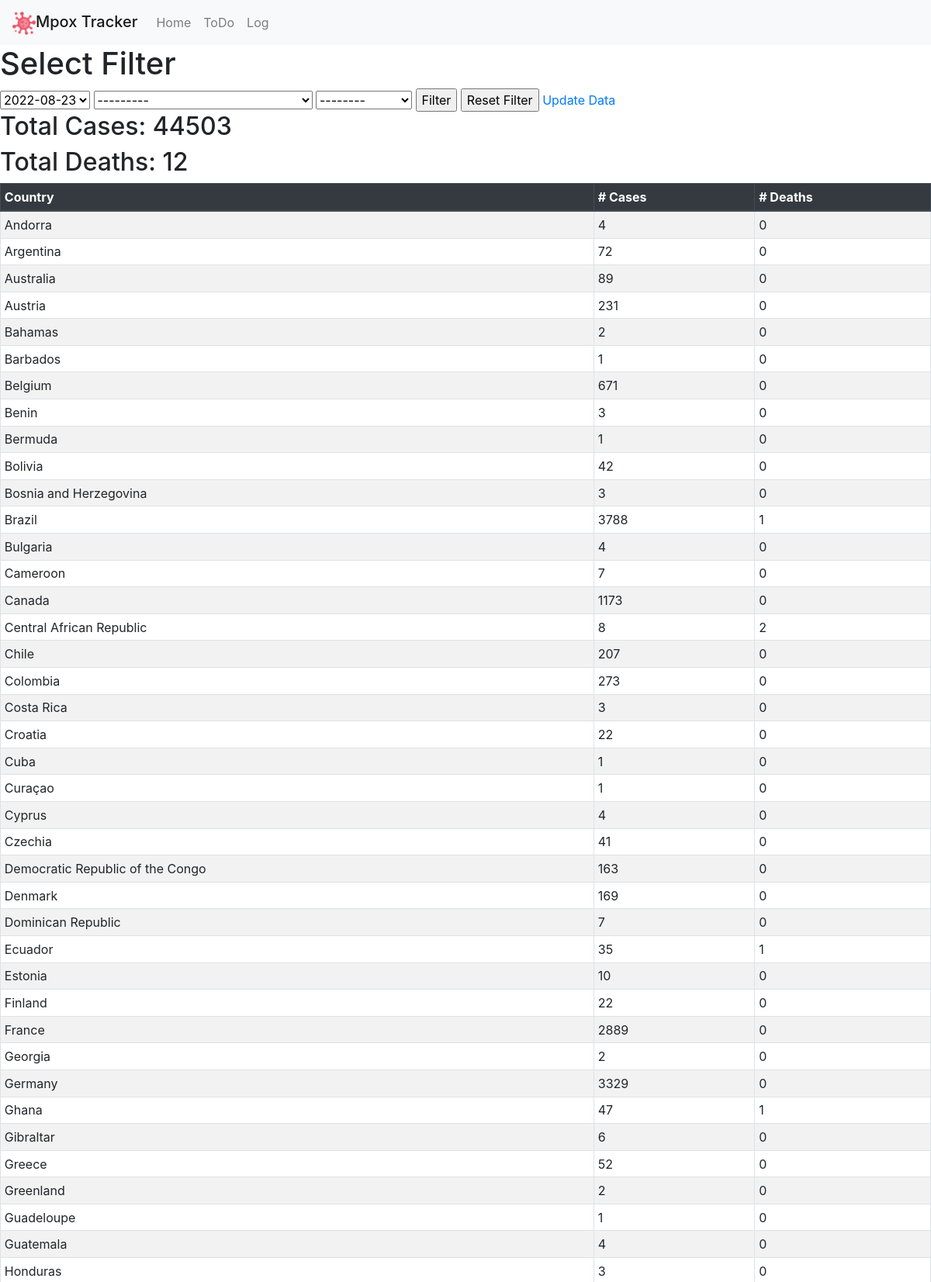
The page / (upper part) on the database its author committed.
### app/models.py (models this page shows)
class CaseEntry(models.Model):
    class Meta:
        unique_together = (('country', 'date'),)
    id = models.IntegerField(primary_key = True)
    country = models.CharField(max_length=50)
    numCases = models.IntegerField()
    numDeaths = models.IntegerField()
    endemic = models.BooleanField()
    date = models.DateField()

### app/views.py (the view, shortened to what this page needs)
# urls.py: path('', views.index, name="index"),
def index(request):
    message = 'Select Filter'
    if request.method == 'GET':
        latestDate = CaseEntry.objects.latest('date').date
        cases = CaseEntry.objects.filter(date=latestDate).order_by('country').values()
        totalC = cases.aggregate(Sum('numCases'))['numCases__sum']
        totalD = cases.aggregate(Sum('numDeaths'))['numDeaths__sum']
        context = {
            'message': message,
            'cases': cases,
            'totalC': totalC,
            'totalD': totalD,
            'form': Filter(initial= {'date': latestDate})   # form default date is latest
        }
        return render(request, "app/index.html", context)

### app/forms.py
class Filter(forms.Form):
    CHOICES = [
        ('', '--------'),
        ('numCases', 'Cases (min)'),
        ('-numCases', 'Cases (max)'),
        ('numDeaths', 'Deaths (min)'),
        ('-numDeaths', 'Deaths (max)')
    ]
    date = forms.ModelChoiceField(queryset=CaseEntry.objects.values_list('date', flat=True).distinct(), required=True, label='Date:')
    country = forms.ModelChoiceField(queryset=CaseEntry.objects.values_list('country', flat=True).distinct(), required=False, label='Country:')
    reportBy = forms.ChoiceField(choices=CHOICES, required=False, label='Report By')

### app/templates/app/index.html (shortened to what this page needs)
{% extends "app/layout.html" %}
{% block body %}
<h1>{{message}}</h1>
<form action="{% url 'index' %}" method="post" name="getDate">
    {{ form.date }}
    {{ form.country }}
    {{ form.reportBy }}
    <input type="submit" value="Filter" name="filter">
    <input type="submit" value="Reset Filter" name="unfilter">
    <a href="{% url 'update' %}">Update Data</a>
</form>
{% if cases %}
<h2>Total Cases: {{ totalC }}</h2>
<h2>Total Deaths: {{ totalD }}</h2>
<table class="table table-striped table-bordered table-hover table-sm">
    <thead class="thead-dark">
        <tr>
            <th scope="col">Country</th>
            <th scope="col"># Cases</th>
            <th scope="col"># Deaths</th>
        </tr>
    </thead>
    <tbody>
        {% for case in cases %}
        <tr>
            <td>{{case.country}}</td>
            <td>{{case.numCases}}</td>
            <td>{{case.numDeaths}}</td>
        </tr>
        {% endfor %}
    </tbody>
</table>
{% else %}
<h2>No case data found for this date</h2>
{% endif %}
{% endblock %}

### rows shown on the page
CaseEntry: country "Andorra", numCases "4", numDeaths "0"
CaseEntry: country "Argentina", numCases "72", numDeaths "0"
CaseEntry: country "Australia", numCases "89", numDeaths "0"
CaseEntry: country "Austria", numCases "231", numDeaths "0"
CaseEntry: country "Bahamas", numCases "2", numDeaths "0"
CaseEntry: country "Barbados", numCases "1", numDeaths "0"
CaseEntry: country "Belgium", numCases "671", numDeaths "0"
CaseEntry: country "Benin", numCases "3", numDeaths "0"
CaseEntry: country "Bermuda", numCases "1", numDeaths "0"
CaseEntry: country "Bolivia", numCases "42", numDeaths "0"
CaseEntry: country "Bosnia and Herzegovina", numCases "3", numDeaths "0"
CaseEntry: country "Brazil", numCases "3788", numDeaths "1"
CaseEntry: country "Bulgaria", numCases "4", numDeaths "0"
CaseEntry: country "Cameroon", numCases "7", numDeaths "0"
CaseEntry: country "Canada", numCases "1173", numDeaths "0"
CaseEntry: country "Central African Republic", numCases "8", numDeaths "2"
CaseEntry: country "Chile", numCases "207", numDeaths "0"
CaseEntry: country "Colombia", numCases "273", numDeaths "0"
CaseEntry: country "Costa Rica", numCases "3", numDeaths "0"
CaseEntry: country "Croatia", numCases "22", numDeaths "0"
CaseEntry: country "Cuba", numCases "1", numDeaths "0"
CaseEntry: country "Curaçao", numCases "1", numDeaths "0"
CaseEntry: country "Cyprus", numCases "4", numDeaths "0"
CaseEntry: country "Czechia", numCases "41", numDeaths "0"
CaseEntry: country "Democratic Republic of the Congo", numCases "163", numDeaths "0"
CaseEntry: country "Denmark", numCases "169", numDeaths "0"
CaseEntry: country "Dominican Republic", numCases "7", numDeaths "0"
CaseEntry: country "Ecuador", numCases "35", numDeaths "1"
CaseEntry: country "Estonia", numCases "10", numDeaths "0"
CaseEntry: country "Finland", numCases "22", numDeaths "0"
CaseEntry: country "France", numCases "2889", numDeaths "0"
CaseEntry: country "Georgia", numCases "2", numDeaths "0"
CaseEntry: country "Germany", numCases "3329", numDeaths "0"
CaseEntry: country "Ghana", numCases "47", numDeaths "1"
CaseEntry: country "Gibraltar", numCases "6", numDeaths "0"
CaseEntry: country "Greece", numCases "52", numDeaths "0"
CaseEntry: country "Greenland", numCases "2", numDeaths "0"
CaseEntry: country "Guadeloupe", numCases "1", numDeaths "0"
CaseEntry: country "Guatemala", numCases "4", numDeaths "0"
CaseEntry: country "Honduras", numCases "3", numDeaths "0"

### other values the page prints
{{ message }} "Select Filter"
{{ totalC }} "44503"
{{ totalD }} "12"
